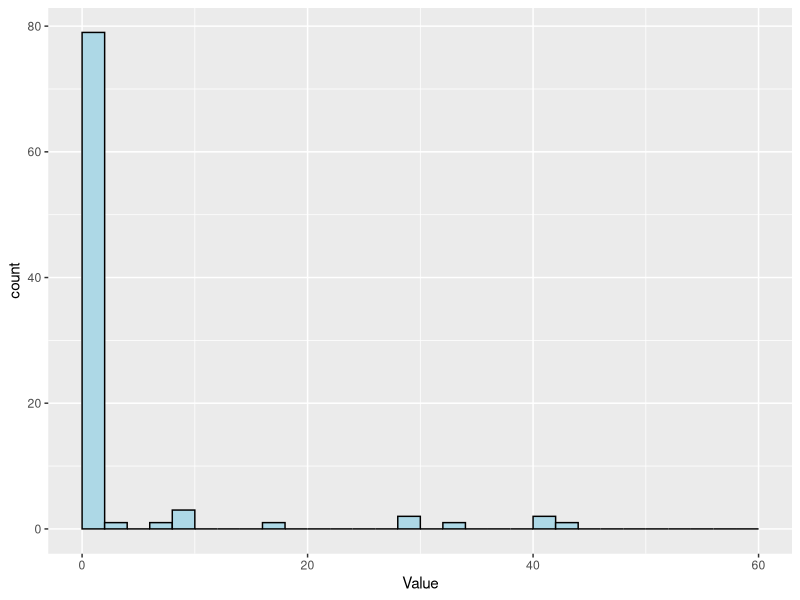
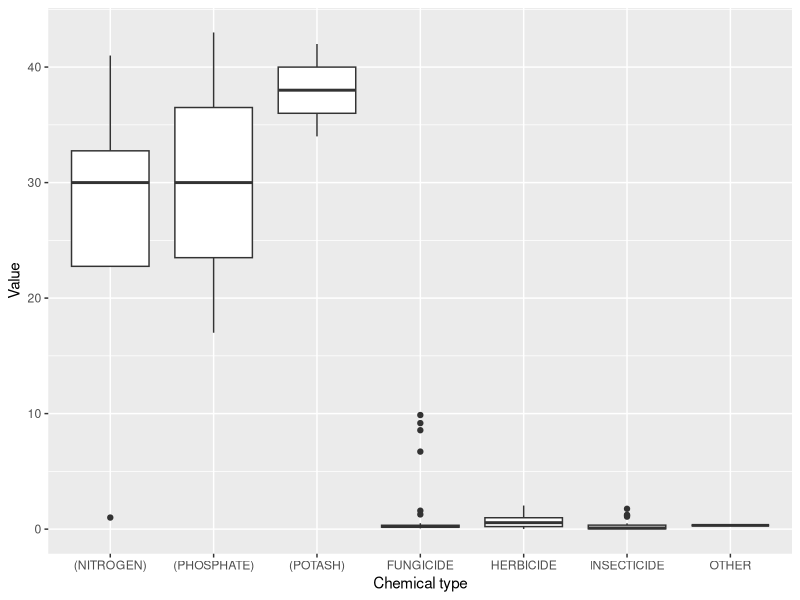
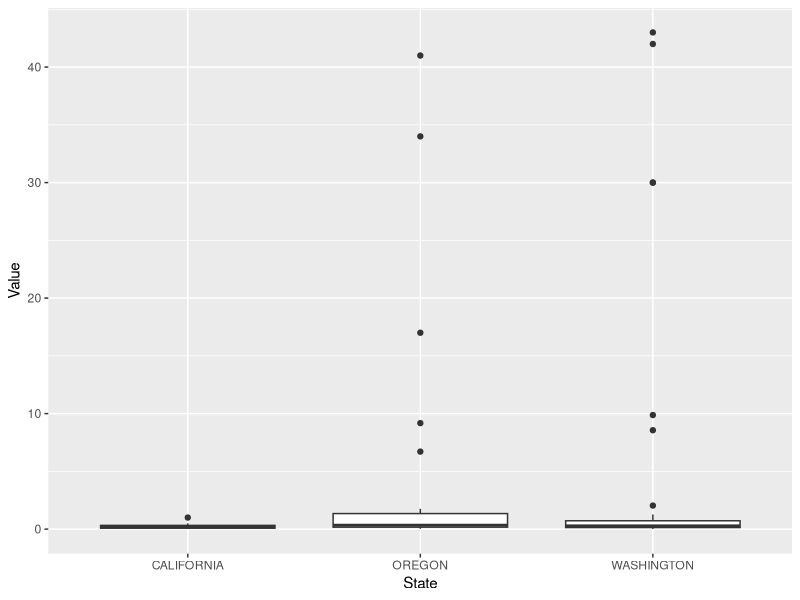

The R source for these figures, in order:
## ---- chunk 1
knitr::opts_chunk$set(echo = FALSE)
library(ggplot2)
## ---- chunk 2
data1<- read.csv("unfoodr_1.csv")
head(data1)
## ---- chunk 3
summary(data1)
## ---- chunk 4
# histograms of least and most variance variables
h1 <- ggplot(data1, aes(Value))
h1 <- h1 + geom_histogram(breaks = seq(0, 60, by = 2), col = "black", fill = "light blue")
print(h1)
## ---- chunk 5
# boxplot of Chemical type
bp1 <- ggplot(data1, aes(x = Chemical, y = Value))
bp1 <- bp1 + geom_boxplot() +
  labs(x = "Chemical type")
bp1
## ---- chunk 6
# boxplot of State
bp1 <- ggplot(data1, aes(x = State, y = Value))
bp1 <- bp1 + geom_boxplot() +
  labs(x = "State")
bp1
